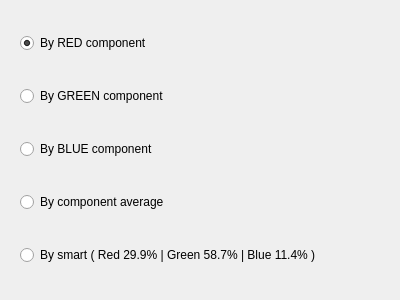
<?xml version="1.0" encoding="UTF-8"?>
<ui version="4.0">
 <class>GrayProcessSettingDialog</class>
 <widget class="QWidget" name="GrayProcessSettingDialog">
  <property name="geometry">
   <rect>
    <x>0</x>
    <y>0</y>
    <width>400</width>
    <height>300</height>
   </rect>
  </property>
  <property name="windowTitle">
   <string>Form</string>
  </property>
  <layout class="QVBoxLayout" name="verticalLayout">
   <property name="spacing">
    <number>20</number>
   </property>
   <property name="leftMargin">
    <number>20</number>
   </property>
   <property name="topMargin">
    <number>20</number>
   </property>
   <property name="rightMargin">
    <number>20</number>
   </property>
   <property name="bottomMargin">
    <number>20</number>
   </property>
   <item>
    <widget class="QRadioButton" name="radioRed">
     <property name="text">
      <string>By RED component</string>
     </property>
     <property name="checked">
      <bool>true</bool>
     </property>
    </widget>
   </item>
   <item>
    <widget class="QRadioButton" name="radioGreen">
     <property name="text">
      <string>By GREEN component</string>
     </property>
    </widget>
   </item>
   <item>
    <widget class="QRadioButton" name="radioBlue">
     <property name="text">
      <string>By BLUE component</string>
     </property>
    </widget>
   </item>
   <item>
    <widget class="QRadioButton" name="radioAverage">
     <property name="text">
      <string>By component average </string>
     </property>
    </widget>
   </item>
   <item>
    <widget class="QRadioButton" name="radioSmart">
     <property name="text">
      <string>By smart ( Red 29.9% | Green 58.7% | Blue 11.4% )</string>
     </property>
    </widget>
   </item>
  </layout>
 </widget>
 <resources/>
 <connections/>
</ui>
